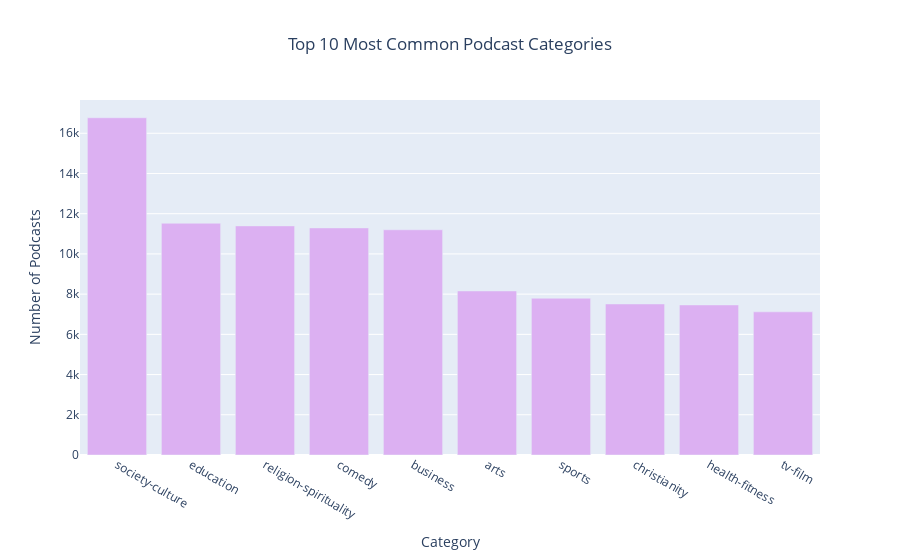

The code cell stored with this chart in its notebook:
### Markdown cell above
In **Negative Reviews**, the most frequent words include `podcast`, `like`, `listen`, `show`, `one`, `it’s`, `listening`, `episode`, `get`, and `i’m`. These words, while not inherently negative, often appear in contexts expressing dissatisfaction (e.g., “I don’t get why…”).

In contrast, **Positive Reviews** often include words like `podcast`, `love`, `great`, `listen`, `like`, `show`, `listening`, `one`, `really`, and `episode`. Words like `love` and `great` are typically associated with positive sentiments, suggesting enjoyment or appreciation of the podcast.

When comparing **Words More Frequent in Positive or Negative Reviews**:
- `Love` and `great` appear significantly more often in positive reviews, suggesting a positive sentiment.
- Conversely, `i’m` and `get` are common in negative reviews but not in positive ones, suggesting they are often used to express negative sentiments.

Having analyzed the review content, let's transition to exploring **Category Analysis**:
   - What are the most common categories for podcasts? 
   - Are there certain categories that have more podcasts than others?

### Code cell
query = """
SELECT 
    c.category, 
    COUNT(DISTINCT c.podcast_id) as num_podcasts
FROM 
    categories as c
JOIN
    podcasts_cleaned as p
ON
    c.podcast_id = p.podcast_id
GROUP BY 
    c.category
ORDER BY 
    num_podcasts DESC
LIMIT 10;
"""
most_common_categories = pd.read_sql_query(query, conn)

create_bar_chart(most_common_categories, "category", "num_podcasts", "Category", "Number of Podcasts", "Top 10 Most Common Podcast Categories", '#dcb0f2')

### Figure 1 — Plotly figure (JSON) as saved in the notebook; plotly's stock layout.template omitted (floating-point values rounded to 4 significant figures)
{"data": [{"alignmentgroup": "True", "hovertemplate": "category=%{x}<br>num_podcasts=%{y}<extra></extra>", "legendgroup": "", "marker": {"color": "#dcb0f2", "pattern": {"shape": ""}}, "name": "", "offsetgroup": "", "orientation": "v", "showlegend": false, "textposition": "auto", "type": "bar", "x": ["society-culture", "education", "religion-spirituality", "comedy", "business", "arts", "sports", "christianity", "health-fitness", "tv-film"], "xaxis": "x", "y": [16772, 11525, 11394, 11294, 11201, 8157, 7797, 7511, 7463, 7118], "yaxis": "y"}], "layout": {"barmode": "relative", "legend": {"tracegroupgap": 0}, "title": {"text": "Top 10 Most Common Podcast Categories", "x": 0.5}, "xaxis": {"anchor": "y", "domain": [0, 1], "title": {"text": "Category"}}, "yaxis": {"anchor": "x", "domain": [0, 1], "title": {"text": "Number of Podcasts"}}}}
